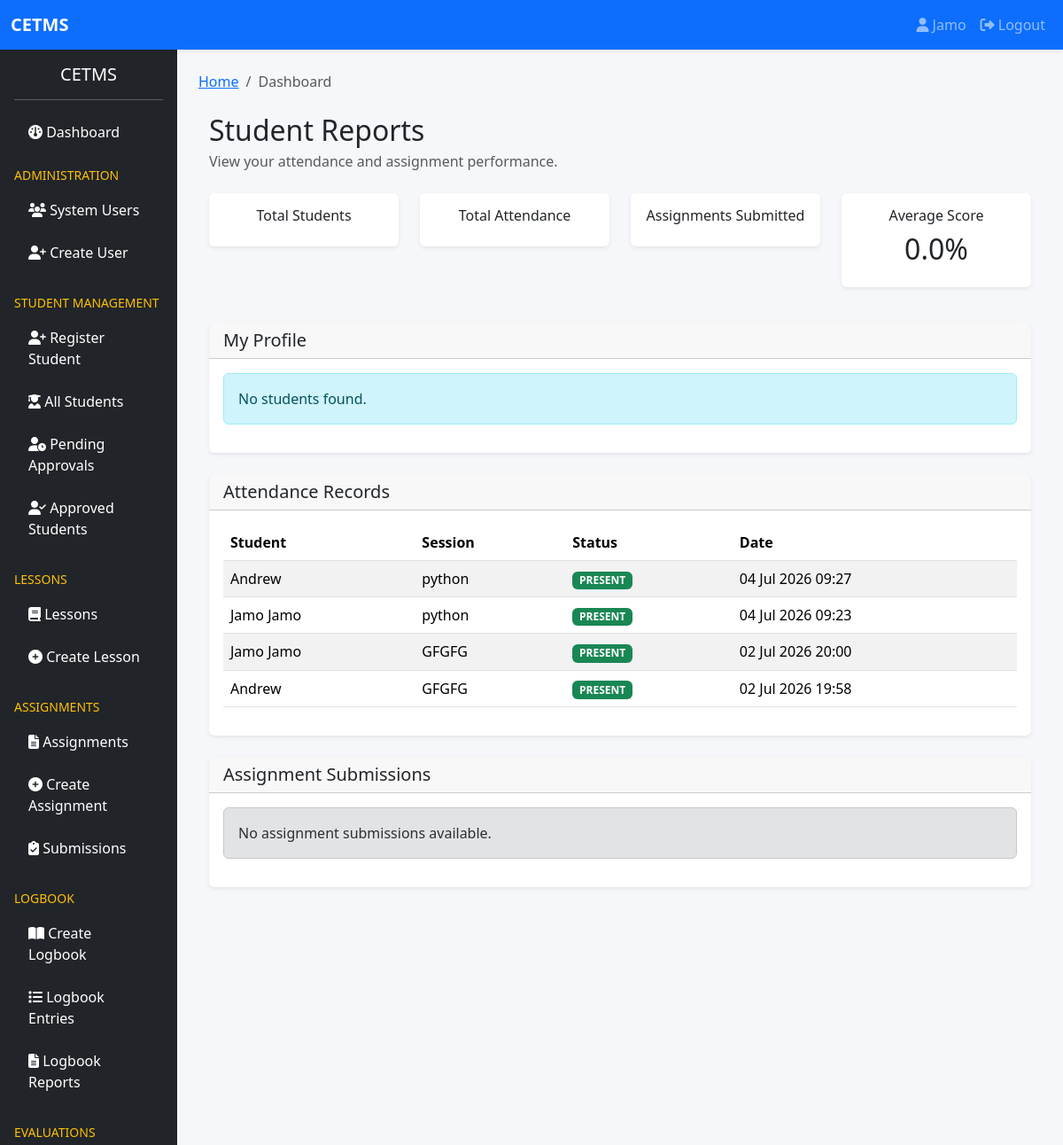
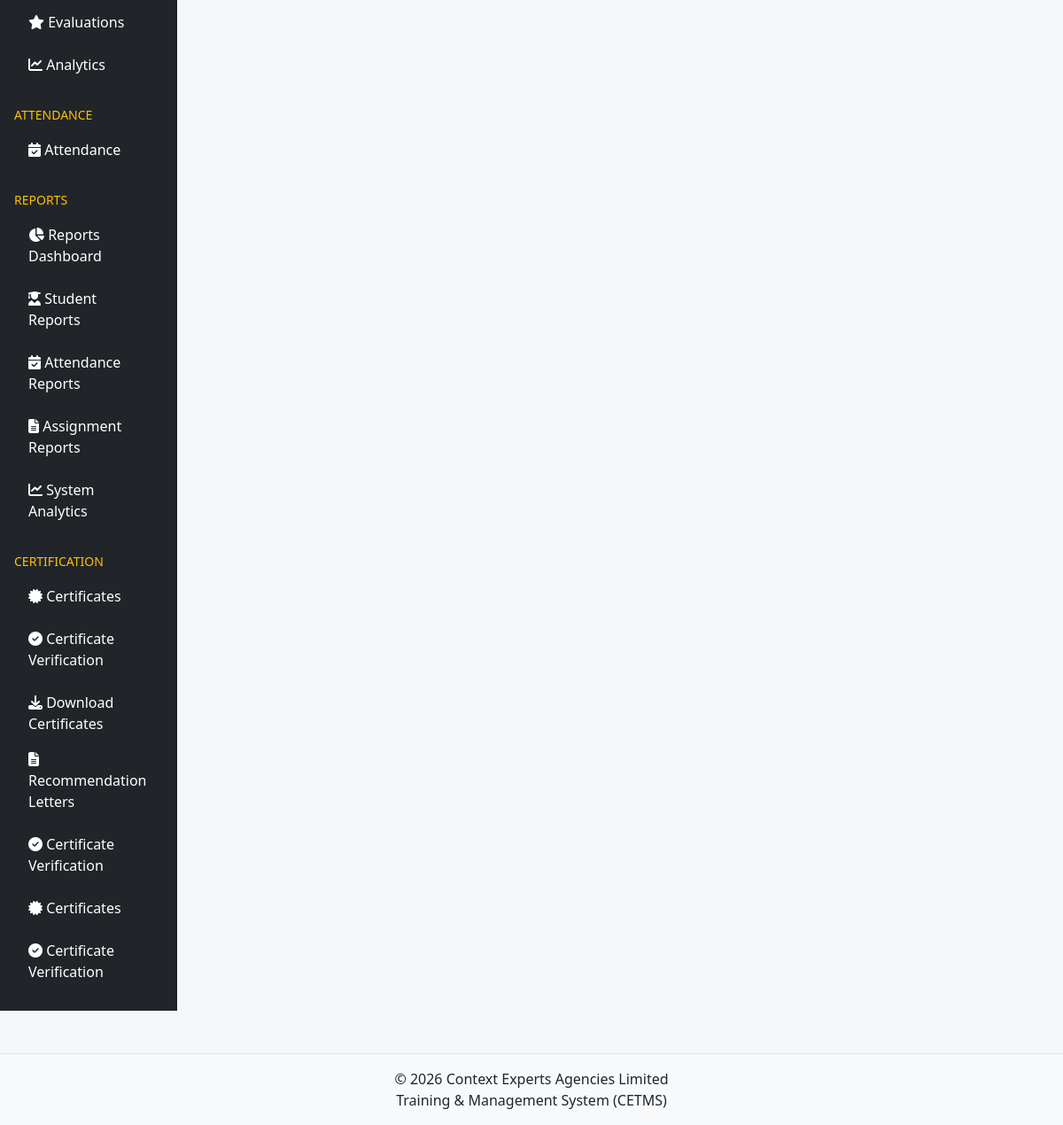
The app's page /reports/students/ (signed in) with its own data (2 pictures, top to bottom).
### accounts/models.py (models this page shows, shortened)
class User(AbstractUser):
    ROLE_CHOICES = (
        ('SUPER_ADMIN', 'Super Admin'),
        ('TRAINER', 'Trainer'),
        ('STUDENT', 'Student'),
        ('FINANCE', 'Finance Officer'),
    )
    role = models.CharField(
        max_length=20,
        choices=ROLE_CHOICES,
        default='STUDENT'
    )
    phone_number = models.CharField(
        max_length=20,
        blank=True,
        null=True
    )
    profile_picture = models.ImageField(
        upload_to='profiles/',
        blank=True,
        null=True
    )
    is_verified = models.BooleanField(
        default=False
    )
    last_seen = models.DateTimeField(
        blank=True,
        null=True
    )
    failed_login_attempts = models.PositiveIntegerField(
        default=0
    )
    is_locked = models.BooleanField(
        default=False
    )
    created_at = models.DateTimeField(
        auto_now_add=True
    )
    updated_at = models.DateTimeField(
        auto_now=True
    )
    class Meta:
        ordering = ['-date_joined']
        verbose_name = "User"
        verbose_name_plural = "Users"

### attendance/models.py (models this page shows, shortened)
class AttendanceRecord(models.Model):
    STATUS_CHOICES = (
        ("PRESENT", "Present"),
        ("ABSENT", "Absent"),
        ("LATE", "Late"),
    )
    session = models.ForeignKey(
        AttendanceSession,
        on_delete=models.CASCADE,
        related_name="records"
    )
    student = models.ForeignKey(
        settings.AUTH_USER_MODEL,
        on_delete=models.CASCADE,
        related_name="attendance_records"
    )
    status = models.CharField(
        max_length=20,
        choices=STATUS_CHOICES,
        default="PRESENT"
    )
    timestamp = models.DateTimeField(
        auto_now_add=True
    )
    remarks = models.TextField(
        blank=True,
        null=True
    )
    class Meta:
        ordering = ["-timestamp"]
        unique_together = (
            "session",
            "student"
        )

class AttendanceSession(models.Model):
    title = models.CharField(max_length=255)
    course = models.CharField(
        max_length=255,
        blank=True,
        null=True
    )
    created_by = models.ForeignKey(
        settings.AUTH_USER_MODEL,
        on_delete=models.CASCADE,
        related_name="attendance_sessions"
    )
    session_token = models.UUIDField(
        default=uuid.uuid4,
        editable=False,
        unique=True
    )
    created_at = models.DateTimeField(
        default=timezone.now,
        editable=False
    )
    updated_at = models.DateTimeField(
        auto_now=True
    )
    opens_at = models.DateTimeField(
        default=timezone.now
    )
    duration_minutes = models.PositiveIntegerField(
        default=20
    )
    expires_at = models.DateTimeField(
        blank=True,
        null=True
    )
    is_active = models.BooleanField(
        default=True
    )
    class Meta:
        ordering = ["-created_at"]

### reports/views.py (the view, shortened to what this page needs)
@login_required
def student_reports(request):
    if is_staff_user(request.user):
        attendance = (
            AttendanceRecord.objects
            .select_related(
                "student",
                "session"
            )
            .order_by("-timestamp")
        )
        submissions = (
            AssignmentSubmission.objects
            .select_related(
                "student",
                "assignment"
            )
            .order_by("-submitted_at")
        )
    context = {
        "attendance_records": attendance,
        "assignment_submissions": submissions,
        "attendance_count": attendance.count(),
        "submission_count": submissions.count(),
        "is_staff_user": is_staff_user(
            request.user
        ),
    }
    return render(
        request,
        "student_reports.html",
        context,
    )

### reports/views.py (called while the page is built)
def is_staff_user(user):
    return (
        user.role in [
            "SUPER_ADMIN",
            "TRAINER",
            "FINANCE",
        ]
        or user.is_staff
    )

### reports/templates/student_reports.html (shortened to what this page needs)
{% extends "base.html" %}
{% block content %}
<div class="container mt-4">
    <div class="d-flex justify-content-between align-items-center mb-4">
        <div>
            <h2 class="mb-1">
                Student Reports
            </h2>
            {% if is_trainer %}
            <p class="text-muted mb-0">
                View academic reports for all students.
            </p>
            {% else %}
            <p class="text-muted mb-0">
                View your attendance and assignment performance.
            </p>
            {% endif %}
        </div>
    </div>
    <div class="row mb-4">
        <div class="col-md-3 mb-3">
            <div class="card shadow-sm text-center">
                <div class="card-body">
                    <h6>Total Students</h6>
                </div>
            </div>
        </div>
        <div class="col-md-3 mb-3">
            <div class="card shadow-sm text-center">
                <div class="card-body">
                    <h6>Total Attendance</h6>
                </div>
            </div>
        </div>
        <div class="col-md-3 mb-3">
            <div class="card shadow-sm text-center">
                <div class="card-body">
                    <h6>Assignments Submitted</h6>
                </div>
            </div>
        </div>
        <div class="col-md-3 mb-3">
            <div class="card shadow-sm text-center">
                <div class="card-body">
                    <h6>Average Score</h6>
                    <h2>{{ average_score|default:"0"|floatformat:1 }}%</h2>
                </div>
            </div>
        </div>
    </div>
    <div class="card shadow-sm mb-4">
        <div class="card-header">
            <h5 class="mb-0">
                {% if is_trainer %}
                    Student List
                {% else %}
                    My Profile
                {% endif %}
            </h5>
        </div>
        <div class="card-body">
            {% if students %}
            <div class="table-responsive">
                <table class="table table-bordered table-hover">
                    <thead class="table-light">
                        <tr>
                            <th>#</th>
                            <th>Student</th>
                            <th>Username</th>
                            <th>Attendance</th>
                            <th>Assignments</th>
                        </tr>
                    </thead>
                    <tbody>
                        {% for student in students %}
                        <tr>
                            <td>{{ forloop.counter }}</td>
                            <td>
                                {{ student.get_full_name|default:student.username }}
                            </td>
                            <td>
                                {{ student.username }}
                            </td>
                            <td>
                                {{ student.attendance_records.count }}
                            </td>
                            <td>
                                {{ student.assignment_submissions.count }}
                            </td>
                        </tr>
                        {% endfor %}
                    </tbody>
                </table>
            </div>
            {% else %}
            <div class="alert alert-info">
                No students found.
            </div>
            {% endif %}
        </div>
    </div>
    <div class="card shadow-sm mb-4">
        <div class="card-header">
            <h5 class="mb-0">
                Attendance Records
            </h5>
        </div>
        <div class="card-body">
            {% if attendance_records %}
            <div class="table-responsive">
                <table class="table table-striped">
                    <thead>
                        <tr>
                            <th>Student</th>
                            <th>Session</th>
                            <th>Status</th>
                            <th>Date</th>
                        </tr>
                    </thead>
                    <tbody>
                        {% for record in attendance_records %}
                        <tr>
                            <td>
                                {{ record.student.get_full_name|default:record.student.username }}
                            </td>
                            <td>
                                {{ record.session.title }}
                            </td>
                            <td>
                                <span class="badge bg-success">
                                    {{ record.status }}
                                </span>
                            </td>
                            <td>
                                {{ record.timestamp|date:"d M Y H:i" }}
                            </td>
                        </tr>
                        {% endfor %}
                    </tbody>
                </table>
            </div>
            {% else %}
            <div class="alert alert-warning">
                No attendance records available.
            </div>
            {% endif %}
        </div>
    </div>
    <div class="card shadow-sm">
        <div class="card-header">
            <h5 class="mb-0">
                Assignment Submissions
            </h5>
        </div>
        <div class="card-body">
            {% if submissions %}
            <div class="table-responsive">
                <table class="table table-hover">
                    <thead>
                        <tr>
                            <th>Assignment</th>
                            <th>Student</th>
                            <th>Status</th>
                            <th>Marks</th>
                            <th>Submitted</th>
                        </tr>
                    </thead>
                    <tbody>
                        {% for submission in submissions %}
                        <tr>
                            <td>
                                {{ submission.assignment.title }}
                            </td>
                            <td>
                                {{ submission.student.get_full_name|default:submission.student.username }}
                            </td>
                            <td>
                                <span class="badge bg-primary">
                                    {{ submission.status }}
                                </span>
                            </td>
                            <td>
                                {% if submission.marks_awarded %}
                                    {{ submission.marks_awarded }}/{{ submission.assignment.total_marks }}
                                    ({{ submission.percentage_score }}%)
                                {% else %}
                                    -
                                {% endif %}
                            </td>
                            <td>
                                {{ submission.submitted_at|date:"d M Y H:i" }}
                            </td>
                        </tr>
                        {% endfor %}
                    </tbody>
                </table>
            </div>
            {% else %}
            <div class="alert alert-secondary">
                No assignment submissions available.
            </div>
            {% endif %}
        </div>
    </div>
</div>
{% endblock %}

### templates/partials/navbar.html (shortened to what this page needs)
<nav class="navbar navbar-expand-lg navbar-dark bg-primary shadow-sm">
    <div class="container-fluid">
        <a class="navbar-brand fw-bold" href="#">
            CETMS
        </a>
        <div class="collapse navbar-collapse" id="navbarNav">
            <ul class="navbar-nav ms-auto">
                {% if user.is_authenticated %}
                    <li class="nav-item">
                        <a class="nav-link"
                           href="{% url 'accounts:profile' %}">
                            <i class="fa fa-user"></i>
                            {{ user.username }}
                        </a>
                    </li>
                    <li class="nav-item">
                        <a class="nav-link"
                           href="{% url 'accounts:logout' %}">
                            <i class="fa fa-sign-out-alt"></i>
                            Logout
                        </a>
                    </li>
                {% endif %}
            </ul>
        </div>
    </div>
</nav>

### static/css/style.css (style rules this page uses)
body { background:#f5f7fa; }
.card { border:none; }

### records on screen
User: username "Jamo"
AttendanceRecord: student.get_full_name "Andrew", session "python", status "PRESENT", timestamp "04 Jul 2026 09:27"
AttendanceRecord: student.get_full_name "Jamo Jamo", session "python", status "PRESENT", timestamp "04 Jul 2026 09:23"
AttendanceRecord: student.get_full_name "Jamo Jamo", session "GFGFG", status "PRESENT", timestamp "02 Jul 2026 20:00"
AttendanceRecord: student.get_full_name "Andrew", session "GFGFG", status "PRESENT", timestamp "02 Jul 2026 19:58"

### other values on screen
{{ average_score|default:"0"|floatformat:1 }} "0.0"
